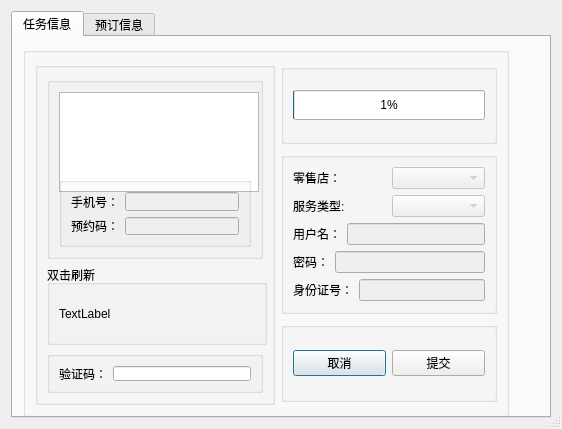
<?xml version="1.0" encoding="UTF-8"?>
<ui version="4.0">
 <class>SmsChallengeDialog</class>
 <widget class="QDialog" name="SmsChallengeDialog">
  <property name="geometry">
   <rect>
    <x>0</x>
    <y>0</y>
    <width>562</width>
    <height>429</height>
   </rect>
  </property>
  <property name="windowTitle">
   <string>任务查看</string>
  </property>
  <property name="sizeGripEnabled">
   <bool>true</bool>
  </property>
  <property name="modal">
   <bool>true</bool>
  </property>
  <layout class="QVBoxLayout" name="verticalLayout_5">
   <item>
    <widget class="QTabWidget" name="tWTask">
     <property name="currentIndex">
      <number>0</number>
     </property>
     <property name="documentMode">
      <bool>false</bool>
     </property>
     <widget class="QWidget" name="tab_1">
      <attribute name="title">
       <string>任务信息</string>
      </attribute>
      <widget class="QGroupBox" name="groupBox_7">
       <property name="geometry">
        <rect>
         <x>10</x>
         <y>10</y>
         <width>486</width>
         <height>370</height>
        </rect>
       </property>
       <property name="title">
        <string/>
       </property>
       <layout class="QHBoxLayout" name="horizontalLayout_23">
        <item>
         <widget class="QGroupBox" name="gBTaskProcessinfo">
          <property name="maximumSize">
           <size>
            <width>240</width>
            <height>350</height>
           </size>
          </property>
          <property name="title">
           <string/>
          </property>
          <layout class="QVBoxLayout" name="verticalLayout_8">
           <item>
            <widget class="QGroupBox" name="groupBox_2">
             <property name="maximumSize">
              <size>
               <width>220</width>
               <height>196</height>
              </size>
             </property>
             <property name="sizeIncrement">
              <size>
               <width>5</width>
               <height>5</height>
              </size>
             </property>
             <property name="title">
              <string/>
             </property>
             <layout class="QVBoxLayout" name="verticalLayout_3">
              <item>
               <widget class="QPlainTextEdit" name="pTSmsChallengInfo">
                <property name="minimumSize">
                 <size>
                  <width>200</width>
                  <height>100</height>
                 </size>
                </property>
                <property name="maximumSize">
                 <size>
                  <width>200</width>
                  <height>100</height>
                 </size>
                </property>
               </widget>
              </item>
              <item>
               <widget class="QGroupBox" name="groupBox_3">
                <property name="maximumSize">
                 <size>
                  <width>200</width>
                  <height>70</height>
                 </size>
                </property>
                <property name="title">
                 <string/>
                </property>
                <layout class="QVBoxLayout" name="verticalLayout">
                 <item>
                  <layout class="QHBoxLayout" name="horizontalLayout_6">
                   <item>
                    <widget class="QLabel" name="label_4">
                     <property name="text">
                      <string>手机号：</string>
                     </property>
                    </widget>
                   </item>
                   <item>
                    <widget class="QLineEdit" name="lEPhoneNumber">
                     <property name="enabled">
                      <bool>false</bool>
                     </property>
                    </widget>
                   </item>
                  </layout>
                 </item>
                 <item>
                  <layout class="QHBoxLayout" name="horizontalLayout_7">
                   <item>
                    <widget class="QLabel" name="label_5">
                     <property name="text">
                      <string>预约码：</string>
                     </property>
                    </widget>
                   </item>
                   <item>
                    <widget class="QLineEdit" name="lEReservCode">
                     <property name="enabled">
                      <bool>false</bool>
                     </property>
                    </widget>
                   </item>
                  </layout>
                 </item>
                </layout>
               </widget>
              </item>
             </layout>
            </widget>
           </item>
           <item>
            <widget class="QGroupBox" name="groupBox">
             <property name="minimumSize">
              <size>
               <width>220</width>
               <height>80</height>
              </size>
             </property>
             <property name="maximumSize">
              <size>
               <width>170</width>
               <height>80</height>
              </size>
             </property>
             <property name="title">
              <string>双击刷新</string>
             </property>
             <layout class="QVBoxLayout" name="verticalLayout_6">
              <item>
               <widget class="QLabel" name="lbVerifyCodePic">
                <property name="maximumSize">
                 <size>
                  <width>161</width>
                  <height>78</height>
                 </size>
                </property>
                <property name="text">
                 <string>TextLabel</string>
                </property>
               </widget>
              </item>
             </layout>
            </widget>
           </item>
           <item>
            <widget class="QGroupBox" name="groupBox_4">
             <property name="maximumSize">
              <size>
               <width>220</width>
               <height>42</height>
              </size>
             </property>
             <property name="title">
              <string/>
             </property>
             <layout class="QVBoxLayout" name="verticalLayout_4">
              <item>
               <layout class="QHBoxLayout" name="horizontalLayout_10">
                <item>
                 <widget class="QLabel" name="label_6">
                  <property name="text">
                   <string>验证码：</string>
                  </property>
                 </widget>
                </item>
                <item>
                 <widget class="QLineEdit" name="lEVerfiyCode"/>
                </item>
               </layout>
              </item>
             </layout>
            </widget>
           </item>
          </layout>
          <zorder>groupBox_4</zorder>
          <zorder>groupBox</zorder>
          <zorder>groupBox_2</zorder>
         </widget>
        </item>
        <item>
         <layout class="QVBoxLayout" name="verticalLayout_9">
          <item>
           <widget class="QGroupBox" name="groupBox_5">
            <property name="maximumSize">
             <size>
              <width>240</width>
              <height>80</height>
             </size>
            </property>
            <property name="title">
             <string/>
            </property>
            <layout class="QHBoxLayout" name="horizontalLayout_8">
             <item>
              <widget class="QProgressBar" name="progressBar">
               <property name="minimumSize">
                <size>
                 <width>191</width>
                 <height>30</height>
                </size>
               </property>
               <property name="layoutDirection">
                <enum>Qt::LeftToRight</enum>
               </property>
               <property name="autoFillBackground">
                <bool>true</bool>
               </property>
               <property name="inputMethodHints">
                <set>Qt::ImhNone</set>
               </property>
               <property name="value">
                <number>1</number>
               </property>
               <property name="textVisible">
                <bool>true</bool>
               </property>
               <property name="textDirection">
                <enum>QProgressBar::TopToBottom</enum>
               </property>
              </widget>
             </item>
            </layout>
           </widget>
          </item>
          <item>
           <widget class="QGroupBox" name="gBTaskinfo">
            <property name="maximumSize">
             <size>
              <width>240</width>
              <height>162</height>
             </size>
            </property>
            <property name="title">
             <string/>
            </property>
            <layout class="QVBoxLayout" name="verticalLayout_7">
             <item>
              <layout class="QVBoxLayout" name="verticalLayout_2">
               <item>
                <layout class="QHBoxLayout" name="horizontalLayout">
                 <item>
                  <widget class="QLabel" name="lebelStore">
                   <property name="text">
                    <string>零售店：</string>
                   </property>
                  </widget>
                 </item>
                 <item>
                  <widget class="QComboBox" name="combStore">
                   <property name="enabled">
                    <bool>false</bool>
                   </property>
                  </widget>
                 </item>
                </layout>
               </item>
               <item>
                <layout class="QHBoxLayout" name="horizontalLayout_2">
                 <item>
                  <widget class="QLabel" name="label_7">
                   <property name="text">
                    <string>服务类型:</string>
                   </property>
                  </widget>
                 </item>
                 <item>
                  <widget class="QComboBox" name="combServType">
                   <property name="enabled">
                    <bool>false</bool>
                   </property>
                  </widget>
                 </item>
                </layout>
               </item>
               <item>
                <layout class="QHBoxLayout" name="horizontalLayout_3">
                 <item>
                  <widget class="QLabel" name="label">
                   <property name="text">
                    <string>用户名：</string>
                   </property>
                  </widget>
                 </item>
                 <item>
                  <widget class="QLineEdit" name="lEUserName">
                   <property name="enabled">
                    <bool>false</bool>
                   </property>
                  </widget>
                 </item>
                </layout>
               </item>
               <item>
                <layout class="QHBoxLayout" name="horizontalLayout_4">
                 <item>
                  <widget class="QLabel" name="label_2">
                   <property name="text">
                    <string>密码：</string>
                   </property>
                  </widget>
                 </item>
                 <item>
                  <widget class="QLineEdit" name="lEPasswd">
                   <property name="enabled">
                    <bool>false</bool>
                   </property>
                   <property name="echoMode">
                    <enum>QLineEdit::Password</enum>
                   </property>
                  </widget>
                 </item>
                </layout>
               </item>
               <item>
                <layout class="QHBoxLayout" name="horizontalLayout_5">
                 <item>
                  <widget class="QLabel" name="label_3">
                   <property name="text">
                    <string>身份证号：</string>
                   </property>
                  </widget>
                 </item>
                 <item>
                  <widget class="QLineEdit" name="lEGovId">
                   <property name="enabled">
                    <bool>false</bool>
                   </property>
                  </widget>
                 </item>
                </layout>
               </item>
              </layout>
             </item>
            </layout>
           </widget>
          </item>
          <item>
           <widget class="QGroupBox" name="groupBox_6">
            <property name="maximumSize">
             <size>
              <width>240</width>
              <height>80</height>
             </size>
            </property>
            <property name="title">
             <string/>
            </property>
            <layout class="QHBoxLayout" name="horizontalLayout_11">
             <item>
              <layout class="QHBoxLayout" name="horizontalLayout_9">
               <item>
                <widget class="QPushButton" name="pBCancel">
                 <property name="text">
                  <string>取消</string>
                 </property>
                </widget>
               </item>
               <item>
                <widget class="QPushButton" name="pBSubmit">
                 <property name="text">
                  <string>提交</string>
                 </property>
                </widget>
               </item>
              </layout>
             </item>
            </layout>
           </widget>
          </item>
         </layout>
        </item>
       </layout>
      </widget>
     </widget>
     <widget class="QWidget" name="tab_1">
      <attribute name="title">
       <string>预订信息</string>
      </attribute>
     </widget>
    </widget>
   </item>
  </layout>
 </widget>
 <tabstops>
  <tabstop>combStore</tabstop>
  <tabstop>lEPasswd</tabstop>
  <tabstop>lEPhoneNumber</tabstop>
  <tabstop>lEReservCode</tabstop>
  <tabstop>lEUserName</tabstop>
  <tabstop>lEGovId</tabstop>
  <tabstop>combServType</tabstop>
 </tabstops>
 <resources/>
 <connections/>
 <slots>
  <slot>startTask()</slot>
 </slots>
</ui>
